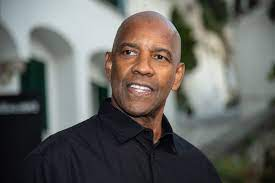
#> input picture Python/Görüntü_İşleme/resimAynalamaUzatmaTekrarSarma/resim.jpg, 275 x 183 px
$ python Tekrarlama.py
#> lines starting #> are read from the running program, lines starting #| are printed output that depends on the picture
import cv2
import numpy as np

resim = cv2.imread("resim.jpg")
#> resim is the input picture: shape (183, 275, 3); mean B, G, R 96.7, 100.6, 101.6

tekrarlananResim = cv2.copyMakeBorder(resim,200,200,200,200,cv2.BORDER_WRAP)
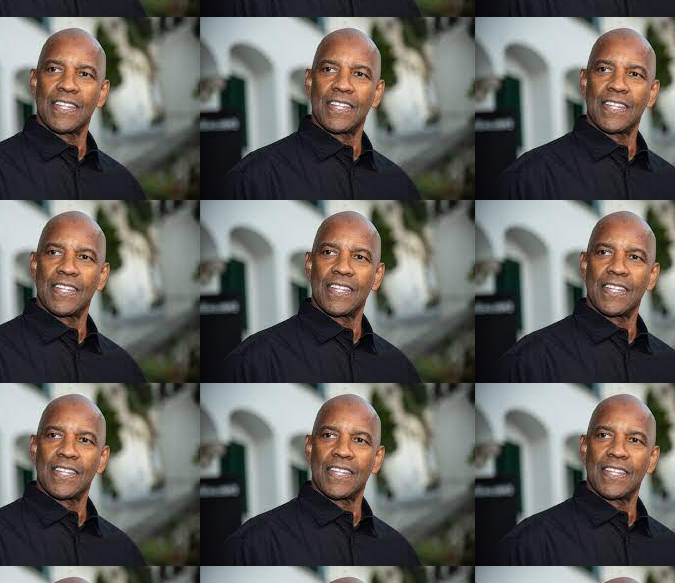
#> tekrarlananResim: shape (583, 675, 3); mean B, G, R 95.6, 99.5, 101.8
#Çekilecek resim ve boyutlandırması ve o resme yapılacak ne yapılacak ise o fonk yazılır.

cv2.imwrite("Tekrarlanan_Denzel.jpg",tekrarlananResim)
cv2.imshow("Denzel", tekrarlananResim)
cv2.waitKey()
cv2.destroyAllWindows()
